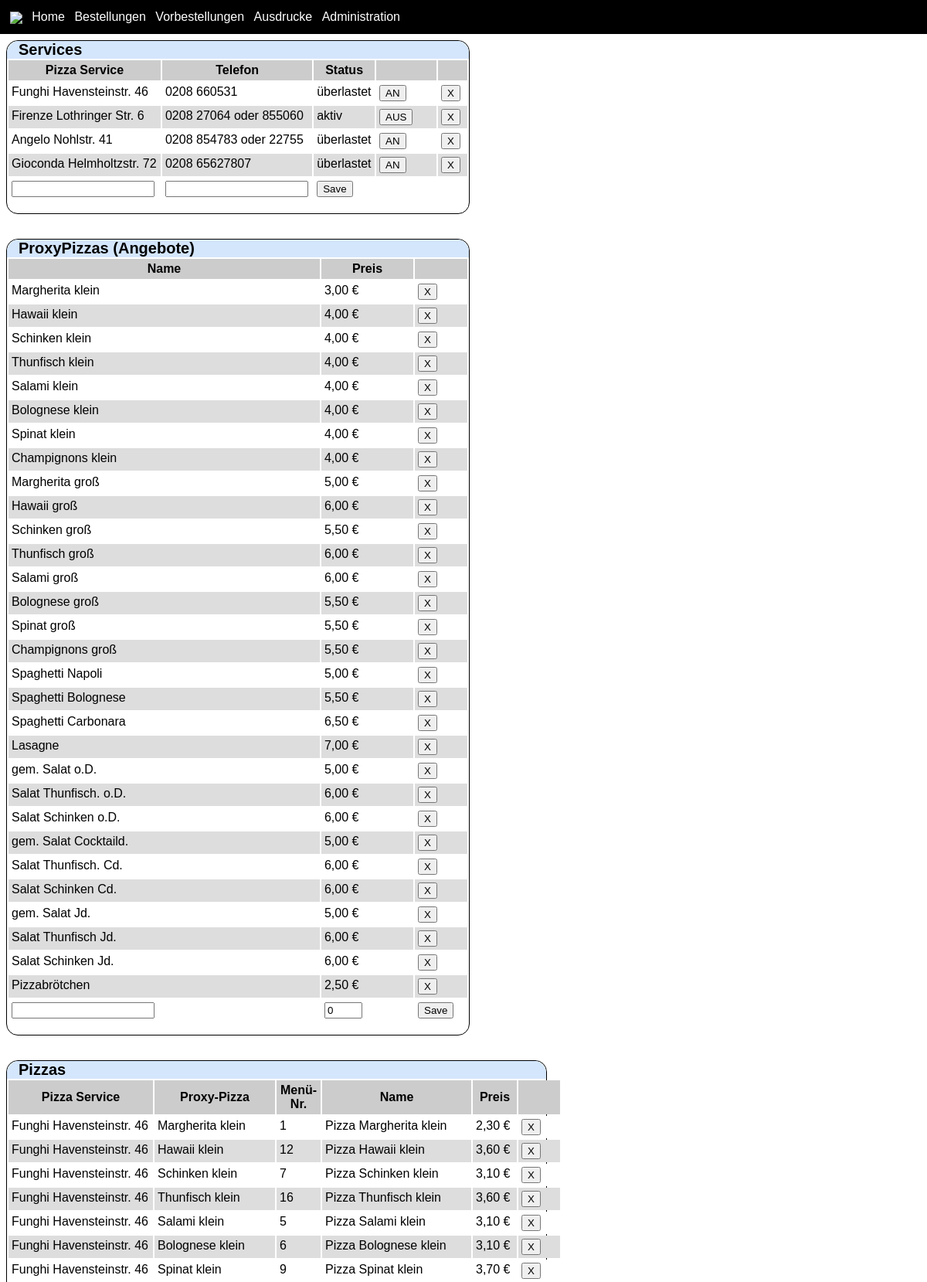
Screenshot of /index.php?action=admin (upper part) with the database file from the repository.
### tables this page shows
CREATE TABLE pizzaservice(id INTEGER PRIMARY KEY AUTOINCREMENT,
    									name VARCHAR(255),
    									phone VARCHAR(255),
    									shipping INTEGER,
    									active BOOL DEFAULT 1);

CREATE TABLE proxypizza(id INTEGER PRIMARY KEY AUTOINCREMENT,
    									name VARCHAR(255),
    									price INTEGER);

CREATE TABLE pizza(id INTEGER PRIMARY KEY AUTOINCREMENT,
    									serviceid INTEGER REFERENCES pizzaservice(id) ON DELETE CASCADE,
    									proxyid INTEGER REFERENCES proxypizza(id) ON DELETE CASCADE,
    									menunumber INTEGER,
    									name VARCHAR(255),
    									description TEXT,
    									price INTEGER);

### actions/admin/index.php (called while the page is built, shortened)
<?php
$pizzaServices = PizzaService::getServices();
$pizzas        = Pizza::getPizzas();
$proxypizzas   = ProxyPizza::getPizzas();
include 'templates/admin/indexSuccess.php';

### config.php (called while the page is built)
<?php return array(
   "event" => "orr2011",
   "logofile" => "logo.png",
   "laserprinter" => "SamsungML1670",
   "thermoprinter" => "StarTSP143",
   "apiuser" => array(
   ),
"alternatives_visible" => 3); ?>

### lib/helper.class.php (called while the page is built, shortened)
<?php
class helper {
  public static function formatPrice($cent) {
    $decimal = $cent%100;
    if ($decimal == 0) $decimal = "00";
    return floor($cent/100) .",$decimal" . " €";
  }
  public static function getConfig($key) {
      $config = include dirname(__FILE__).'/../config.php';
      return $config[$key];
  }
}

### lib/Database.php (called while the page is built, shortened)
<?php
class Database {
  private static $instance = null;
  public static function pdo() {
    if (self::$instance == null) {
        self::$instance = new PDO("sqlite:" . dirname(__FILE__) . "/../data/" .helper::getConfig("event") . ".db");
    }
    return self::$instance;
  }
}

### lib/PizzaService.php (called while the page is built, shortened)
<?php
class PizzaService {
  public static function getServices($active = null) {
    $query = "select * from " . PizzaService::TABLE_NAME;
    $stmt = Database::pdo()->query($query);
    return $stmt->fetchAll();
  }
}

### lib/ProxyPizza.php (called while the page is built, shortened)
<?php
class ProxyPizza {
  public static function getPizzas() {
    $stmt = Database::pdo()->query("select " . ProxyPizza::TABLE_NAME . ".*
    	 from " . ProxyPizza::TABLE_NAME);
    return $stmt->fetchAll();
  }
}

### lib/Pizza.php (called while the page is built, shortened)
<?php
class Pizza {
  public static function getPizzas() {
    $stmt = Database::pdo()->query("select " . Pizza::TABLE_NAME . ".*,
    	 ". PizzaService::TABLE_NAME .".name as service,
    	 ". ProxyPizza::TABLE_NAME . ".id as proxyid,
    	 ". ProxyPizza::TABLE_NAME . ".name as proxyname from " . Pizza::TABLE_NAME . "
    	  left join ". PizzaService::TABLE_NAME ."
  		  on " . Pizza::TABLE_NAME . ".serviceid = " . PizzaService::TABLE_NAME . ".id
  		  left join ". ProxyPizza::TABLE_NAME ."
  		  on " . Pizza::TABLE_NAME . ".proxyid = " . ProxyPizza::TABLE_NAME . ".id");
    return $stmt->fetchAll();
  }
}

### templates/admin/_pizzas.php (the view, shortened to what this page needs)
<div class="box">
<h1>Pizzas</h1>
<table>
  <tr>
    <th>Pizza Service</th>
    <th>Proxy-Pizza</th>
    <th>Menü-Nr.</th>
    <th>Name</th>
    <th>Preis</th>
    <th width="60px;"> </th>
  </tr>
<?php foreach ($pizzas as $pizza):?>
  <tr>
    <td><?php echo $pizza["service"]?></td>
    <td><?php echo $pizza["proxyname"]?></td>
    <td><?php echo $pizza["menunumber"]?></td>
    <td>
    <div class="pizza_name">
        <?php echo $pizza["name"]?>
      </div>
    </td>
    <td><?php echo helper::formatPrice($pizza["price"])?></td>
    <td>
      <form method="post" action="index.php" style="display: inline;">
        <input type="submit" name="delete" value="X" onclick="return confirm('Are you sure?')">
      </form>
    </td>
  </tr>
<?php endforeach;?>
</table>
</div>

### templates/admin/_services.php (shortened to what this page needs)
<div class="box">
<h1>Services</h1>
<table>
  <tr>
    <th>Pizza Service</th>
    <th>Telefon</th>
    <th>Status</th>
    <th width="70px;"> </th>
    <th width="30px;"> </th>
  </tr>
<?php foreach ($pizzaServices as $service):?>
  <tr>
    <td><?php echo $service["name"]?></td>
    <td><?php echo $service["phone"]?></td>
    <td>
      <?php if ($service["active"]):?>
      aktiv
      <?php else:?>
      überlastet
      <?php endif;?>
    </td>
    <td>
      <form method="post" action="index.php" style="display: inline;">
        <?php if ($service["active"]):?>
        <input type="submit" name="setactive" value="AUS">
        <?php else:?>
        <input type="submit" name="setactive" value="AN">
        <?php endif;?>
      </form>
    </td>
    <td>
      <form method="post" action="index.php" style="display: inline;">
        <input type="submit" name="delete" value="X" onclick="return confirm('Are you sure?')">
      </form>
    </td>
  </tr>
<?php endforeach;?>
<form method="post" action="/index.php">
<tr>
    <td><input type="text" name="name"></td>
    <td><input type="text" name="phone"></td>
    <td><input type="submit" value="Save"></td>
  </tr>
</form>
</table>
</div>

### templates/admin/_proxyPizzas.php (shortened to what this page needs)
<div class="box">
<h1>ProxyPizzas (Angebote)</h1>
<table>
  <tr>
    <th>Name</th>
    <th>Preis</th>
    <th width="60px;"> </th>
  </tr>
<?php foreach ($proxypizzas as $proxypizza):?>
  <tr>
    <td>
      <div class="pizza_name">
        <?php echo $proxypizza["name"]?>
      </div>
    </td>
    <td><?php echo helper::formatPrice($proxypizza["price"])?></td>
    <td>
      <form method="post" action="index.php" style="display: inline;">
        <input type="submit" name="delete" value="X" onclick="return confirm('Are you sure?')">
      </form>
    </td>
  </tr>
<?php endforeach;?>
<form method="post" action="/index.php">
  <tr>
    <td>
      <input type="text" name="name" value=""><br />
    </td>
    <td><input type="text" name="price" value="0" size="3"></td>
    <td><input type="submit" value="Save"></td>
  </tr>
</form>
</table>
</div>

### css/style.css (style rules this page uses)
body { font-family: sans-serif; margin: 0; }
h1 { font-size: 125%; margin: 0; margin-bottom: 0em; background-color: #D4E6FC; padding-left: 15px; -moz-border-radius: 15px; border-radius: 15px; border-bottom-right-radius: 0; -moz-border-radius-bottomright: 0; border-bottom-left-radius: 0; -moz-border-radius-bottomleft: 0; }
div.box { border: 1px solid #000; -moz-border-radius: 15px; border-radius: 15px; margin-bottom: 1em; }
table { width: 100%; margin: 0em 0em 15px 0em; }
tr:nth-child(odd) { background-color:#ddd; }
tr:nth-child(even) { background-color:#fff; }
th { background-color: #ccc; padding: 0.25em; }
td { padding: 0.25em; vertical-align: top; }

### rows the page displays
pizzaservice: name "Funghi Havensteinstr. 46", phone "0208 660531", active "überlastet"
pizzaservice: name "Firenze Lothringer Str. 6", phone "0208 27064 oder 855060", active "aktiv"
pizzaservice: name "Angelo Nohlstr. 41", phone "0208 854783 oder 22755", active "überlastet"
pizzaservice: name "Gioconda Helmholtzstr. 72", phone "0208 65627807", active "überlastet"
proxypizza: name "Margherita klein", price "3,00 €"
proxypizza: name "Hawaii klein", price "4,00 €"
proxypizza: name "Schinken klein", price "4,00 €"
proxypizza: name "Thunfisch klein", price "4,00 €"
proxypizza: name "Salami klein", price "4,00 €"
proxypizza: name "Bolognese klein", price "4,00 €"
proxypizza: name "Spinat klein", price "4,00 €"
proxypizza: name "Champignons klein", price "4,00 €"
proxypizza: name "Margherita groß", price "5,00 €"
proxypizza: name "Hawaii groß", price "6,00 €"
proxypizza: name "Schinken groß", price "5,50 €"
proxypizza: name "Thunfisch groß", price "6,00 €"
proxypizza: name "Salami groß", price "6,00 €"
proxypizza: name "Bolognese groß", price "5,50 €"
proxypizza: name "Spinat groß", price "5,50 €"
proxypizza: name "Champignons groß", price "5,50 €"
proxypizza: name "Spaghetti Napoli", price "5,00 €"
proxypizza: name "Spaghetti Bolognese", price "5,50 €"
proxypizza: name "Spaghetti Carbonara", price "6,50 €"
proxypizza: name "Lasagne", price "7,00 €"
proxypizza: name "gem. Salat o.D.", price "5,00 €"
proxypizza: name "Salat Thunfisch. o.D.", price "6,00 €"
proxypizza: name "Salat Schinken o.D.", price "6,00 €"
proxypizza: name "gem. Salat Cocktaild.", price "5,00 €"
proxypizza: name "Salat Thunfisch. Cd.", price "6,00 €"
proxypizza: name "Salat Schinken Cd.", price "6,00 €"
proxypizza: name "gem. Salat Jd.", price "5,00 €"
proxypizza: name "Salat Thunfisch Jd.", price "6,00 €"
proxypizza: name "Salat Schinken Jd.", price "6,00 €"
proxypizza: name "Pizzabrötchen", price "2,50 €"
pizza: serviceid.name "Funghi Havensteinstr. 46", proxyname "Margherita klein", menunumber "1", name "Pizza Margherita klein", price "2,30 €"
pizza: serviceid.name "Funghi Havensteinstr. 46", proxyname "Hawaii klein", menunumber "12", name "Pizza Hawaii klein", price "3,60 €"
pizza: serviceid.name "Funghi Havensteinstr. 46", proxyname "Schinken klein", menunumber "7", name "Pizza Schinken klein", price "3,10 €"
pizza: serviceid.name "Funghi Havensteinstr. 46", proxyname "Thunfisch klein", menunumber "16", name "Pizza Thunfisch klein", price "3,60 €"
pizza: serviceid.name "Funghi Havensteinstr. 46", proxyname "Salami klein", menunumber "5", name "Pizza Salami klein", price "3,10 €"
pizza: serviceid.name "Funghi Havensteinstr. 46", proxyname "Bolognese klein", menunumber "6", name "Pizza Bolognese klein", price "3,10 €"
pizza: serviceid.name "Funghi Havensteinstr. 46", proxyname "Spinat klein", menunumber "9", name "Pizza Spinat klein", price "3,70 €"
